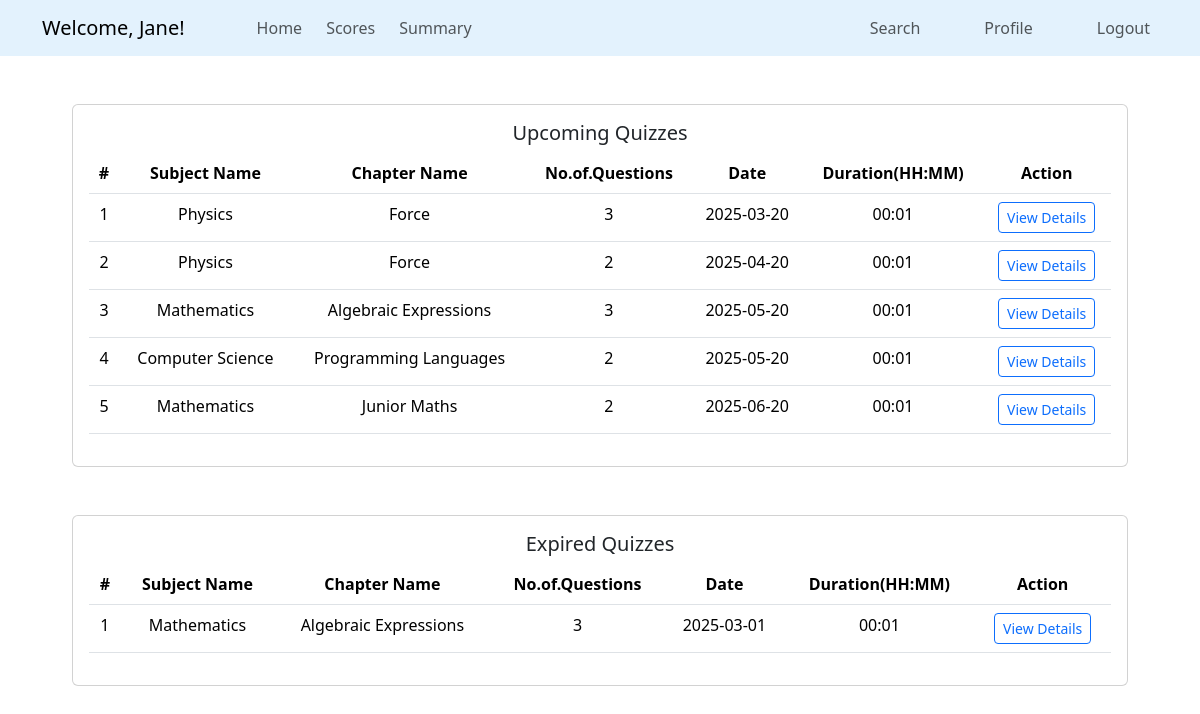
The app's page /home (signed in) with its own data.
### quizapp/models.py (models this page shows, shortened)
class Quiz(db.Model):
    quizid = db.Column(db.Integer, primary_key = True)
    qname = db.Column(db.String(60), nullable = False)
    dateofquiz = db.Column(db.DateTime, nullable = False)
    timeduration = db.Column(db.Integer, nullable = False)
    remarks = db.Column(db.String(30), nullable = True)
    chapterid = db.Column(db.Integer, db.ForeignKey('chapter.cid'), nullable = False) # (foreign key-chapter)
    question = db.relationship('Questions', backref = 'quiz', lazy = True, cascade = 'all, delete')
    scores = db.relationship('Scores', backref = 'quiz', lazy = True, cascade = 'all, delete')

class Subject(db.Model):
    sid = db.Column(db.Integer, primary_key = True)
    description = db.Column(db.Text, nullable = False)
    sname = db.Column(db.String(60), nullable = False, unique = True)
    chapters = db.relationship('Chapter', backref = 'subject', lazy = True, cascade = 'all, delete')

class Chapter(db.Model):
    cid = db.Column(db.Integer, primary_key = True)
    cname = db.Column(db.String(60), nullable = False)
    description = db.Column(db.Text, nullable = False)
    subjectid = db.Column(db.Integer, db.ForeignKey('subject.sid'), nullable = False)
    quizzes = db.relationship('Quiz', backref = 'chapter', lazy = True, cascade = 'all, delete')

### quizapp/routes.py (the view)
@app.route('/home')
def user_dashboard():
    session.pop('admin_id', None)
    if 'user_id' in session:
        quizzes = Quiz.query.join(Quiz.question).group_by(Quiz.quizid)
        coming_quizzes = quizzes.filter(Quiz.dateofquiz > today).order_by(Quiz.dateofquiz.asc())
        expired_quizzes = quizzes.filter(Quiz.dateofquiz < today).order_by(Quiz.dateofquiz.desc())
        return render_template('users/dashboard.html', coming_quizzes = coming_quizzes, expired_quizzes = expired_quizzes)
    flash('Login to access the page', 'danger')
    return redirect(url_for('login'))

### quizapp/templates/users/dashboard.html
{% extends "users/base_dashboard.html" %}
{% block section %}
<section class="container mt-5" style="max-width: 90%;">
    <div class="card text-center">
        <div class="card-body">
            <h5 class="card-title">Upcoming Quizzes</h5>
            <table class="table">
                <thead>
                    <tr>
                        <th>#</th>
                        <th>Subject Name</th>
                        <th>Chapter Name</th>
                        <th>No.of.Questions</th>
                        <th>Date</th>
                        <th>Duration(HH:MM)</th>
                        <th>Action</th>
                    </tr>
                </thead>
                <tbody>
                    {% for quiz in coming_quizzes%}
                    <tr>
                        <td>{{ loop.index }}</td>
                        <td>{{ quiz.chapter.subject.sname }}</td>
                        <td>{{ quiz.chapter.cname }}</td>
                        <td>{{ quiz.question | length }}</td>
                        <td>{{ quiz.dateofquiz.strftime('%Y-%m-%d') }}</td>
                        {% set hour = quiz.timeduration // 3600 %}
                        {% set minute = quiz.timeduration % 3600 // 60 %}
                        <td>{{ "%02d:%02d" % (hour, minute) }}</td>
                        <td>
                            <a href="{{url_for('quiz_details', qid = quiz.quizid) }}" class="btn btn-outline-primary btn-sm">View Details</a>
                        </td>
                    </tr>
                    {% endfor %}
                </tbody>
            </table>
        </div>
    </div>
    <div class="card text-center mt-5">
        <div class="card-body">
            <h5 class="card-title">Expired Quizzes</h5>
            <table class="table">
                <thead>
                    <tr>
                        <th>#</th>
                        <th>Subject Name</th>
                        <th>Chapter Name</th>
                        <th>No.of.Questions</th>
                        <th>Date</th>
                        <th>Duration(HH:MM)</th>
                        <th>Action</th>
                    </tr>
                </thead>
                <tbody>
                    {% for quiz in expired_quizzes%}
                    <tr>
                        <td>{{ loop.index }}</td>
                        <td>{{ quiz.chapter.subject.sname }}</td>
                        <td>{{ quiz.chapter.cname }}</td>
                        <td>{{ quiz.question | length }}</td>
                        <td>{{ quiz.dateofquiz.strftime('%Y-%m-%d') }}</td>
                        {% set hour = quiz.timeduration // 3600 %}
                        {% set minute = quiz.timeduration % 3600 // 60 %}
                        <td>{{ "%02d:%02d" % (hour, minute) }}</td>
                        <td>
                            <a href="{{url_for('quiz_details', qid = quiz.quizid) }}" class="btn btn-outline-primary btn-sm">View Details</a>
                        </td>
                    </tr>
                    {% endfor %}
                </tbody>
            </table>
        </div>
    </div>
</section>
{% endblock %}

### records on screen
Quiz: chapter.subject.sname "Physics", chapter.cname "Force", question|length "3", dateofquiz "2025-03-20", value "00:01"
Quiz: chapter.subject.sname "Physics", chapter.cname "Force", question|length "2", dateofquiz "2025-04-20", value "00:01"
Quiz: chapter.subject.sname "Mathematics", chapter.cname "Algebraic Expressions", question|length "3", dateofquiz "2025-05-20", value "00:01"
Quiz: chapter.subject.sname "Computer Science", chapter.cname "Programming Languages", question|length "2", dateofquiz "2025-05-20", value "00:01"
Quiz: chapter.subject.sname "Mathematics", chapter.cname "Junior Maths", question|length "2", dateofquiz "2025-06-20", value "00:01"
Quiz: chapter.subject.sname "Mathematics", chapter.cname "Algebraic Expressions", question|length "3", dateofquiz "2025-03-01", value "00:01"

### other values on screen
{{ session.get('user_name') }} "Jane"
